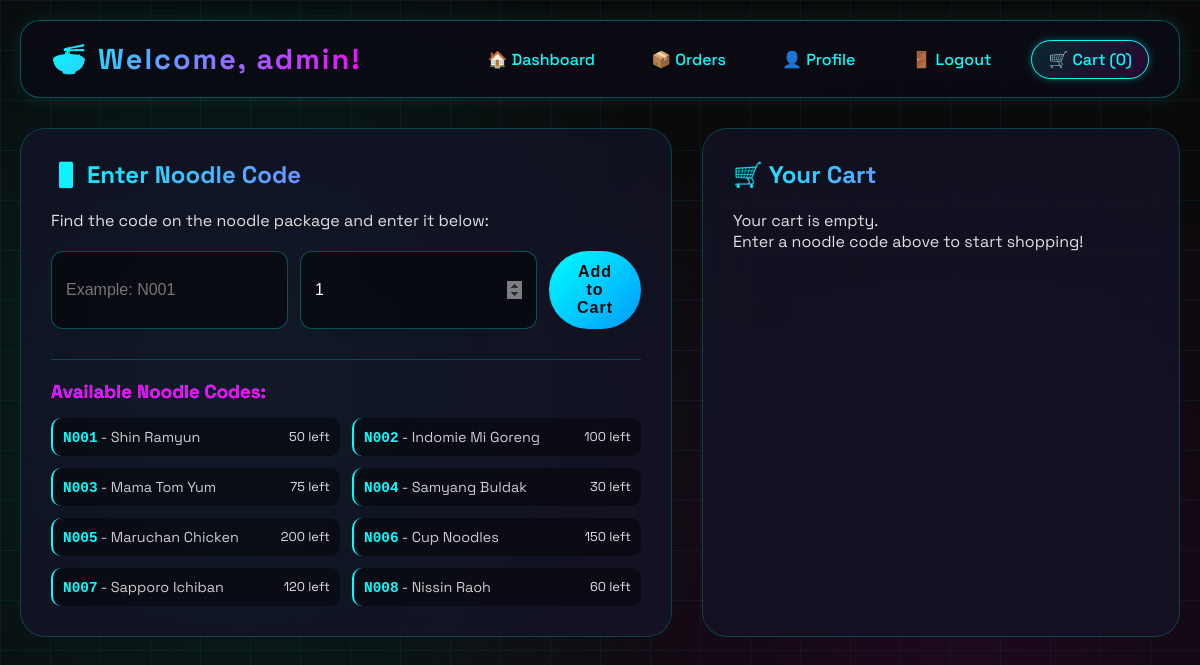
/dashboard.php (signed in), run on the app's committed database.
### tables this page shows
CREATE TABLE noodles (
    id INT AUTO_INCREMENT PRIMARY KEY,
    code VARCHAR(20) UNIQUE NOT NULL,
    name VARCHAR(100) NOT NULL,
    brand VARCHAR(50),
    price DECIMAL(10,2) NOT NULL,
    stock INT DEFAULT 0,
    image VARCHAR(255),
    description TEXT,
    created_at TIMESTAMP DEFAULT CURRENT_TIMESTAMP
);

### includes/functions.php (called while the page is built, shortened)
<?php
function getCartCount() {
    $count = 0;
    return $count;
}
?>

### dashboard.php (the view, shortened to what this page needs)
<?php
require_once 'includes/functions.php';
$cart_count = getCartCount();
?>
<!DOCTYPE html>
<html lang="en">
<head>
    <link rel="stylesheet" href="assets/style.css">
</head>
<body>
    <div class="container">
        <header>
            <div class="logo">
                <h1>🍜 Welcome, <?php echo htmlspecialchars($_SESSION['username']); ?>!</h1>
            </div>
            <div class="nav-links">
                <a href="dashboard.php">🏠 Dashboard</a>
                <a href="order-history.php">📦 Orders</a>
                <a href="profile.php">👤 Profile</a>
                <a href="logout.php">🚪 Logout</a>
                <a href="cart.php" class="cart-link">🛒 Cart (<?php echo $cart_count; ?>)</a>
            </div>
        </header>
        <div class="dashboard-layout">
            <div class="enter-noodle">
                <h2>📱 Enter Noodle Code</h2>
                <div class="instruction">
                    <p>Find the code on the noodle package and enter it below:</p>
                </div>
                <form method="POST">
                    <div class="input-group">
                        <input type="text" name="noodle_code" placeholder="Example: N001" required>
                        <input type="number" name="quantity" placeholder="Qty" min="1" value="1" required>
                        <button type="submit" name="add_to_cart" class="btn btn-primary">Add to Cart</button>
                    </div>
                </form>
                <div class="noodle-reference">
                    <h3>Available Noodle Codes:</h3>
                    <div class="code-list">
                        <?php
                        $result = $conn->query("SELECT code, name, stock FROM noodles ORDER BY code");
                        while ($n = $result->fetch_assoc()):
                        ?>
                        <div class="code-item">
                            <strong><?php echo $n['code']; ?></strong> - <?php echo $n['name']; ?>
                            <span class="stock-badge"><?php echo $n['stock']; ?> left</span>
                        </div>
                        <?php endwhile; ?>
                    </div>
                </div>
            </div>
            <div class="shopping-cart">
                <h2>🛒 Your Cart</h2>
                <?php if (empty($_SESSION['cart'])): ?>
                    <div class="empty-cart">
                        <p>Your cart is empty.</p>
                        <p>Enter a noodle code above to start shopping!</p>
                    </div>
                <?php endif; ?>
            </div>
        </div>
    </div>
</body>
</html>

### assets/style.css (style rules this page uses)
* { margin: 0; padding: 0; box-sizing: border-box; }
body { font-family: 'Space Grotesk', 'Segoe UI', monospace; background: #0a0a0a; min-height: 100vh; position: relative; color: #e0e0e0; }
body::before { content: ''; position: fixed; top: 0; left: 0; width: 100%; height: 100%; background-image: linear-gradient(rgba(0, 255, 255, 0.05) 1px, transparent 1px), linear-gradient(90deg, rgba(0, 255, 255, 0.05) 1px, transparent 1px); background-size: 50px 50px; pointer-events: none; z-index: 0; }
body::after { content: ''; position: fixed; top: 0; left: 0; width: 100%; height: 100%; background: radial-gradient(circle at 20% 50%, rgba(0, 255, 255, 0.1) 0%, transparent 50%), radial-gradient(circle at 80% 80%, rgba(255, 0, 255, 0.08) 0%, transparent 50%); pointer-events: none; z-index: 0; }
.container { max-width: 1400px; margin: 0 auto; padding: 20px; position: relative; z-index: 1; }
header { background: rgba(10, 10, 20, 0.8); backdrop-filter: blur(10px); border-radius: 20px; padding: 20px 30px; margin-bottom: 30px; border: 1px solid rgba(0, 255, 255, 0.3); box-shadow: 0 0 20px rgba(0, 255, 255, 0.1); display: flex; justify-content: space-between; align-items: center; flex-wrap: wrap; transition: all 0.3s ease; }
header .logo h1 { background: linear-gradient(135deg, #00ffff, #ff00ff); -webkit-background-clip: text; background-clip: text; color: transparent; font-size: 1.8rem; letter-spacing: 2px; }
.nav-links a { margin-left: 20px; text-decoration: none; color: #00ffff; font-weight: 500; transition: all 0.3s; padding: 8px 16px; border-radius: 30px; position: relative; overflow: hidden; }
.nav-links a::before { content: ''; position: absolute; bottom: 0; left: 0; width: 0; height: 2px; background: #ff00ff; transition: width 0.3s ease; }
.cart-link { background: linear-gradient(135deg, #00ffff20, #ff00ff20); border: 1px solid #00ffff; box-shadow: 0 0 10px rgba(0, 255, 255, 0.3); }
.btn { display: inline-block; padding: 12px 28px; border-radius: 40px; text-decoration: none; font-weight: 600; transition: all 0.3s; border: none; cursor: pointer; font-size: 1rem; letter-spacing: 1px; position: relative; overflow: hidden; }
.btn-primary { background: linear-gradient(135deg, #00ffff, #0099ff); color: #0a0a0a; font-weight: bold; }
.dashboard-layout { display: grid; grid-template-columns: 1fr 1.5fr; gap: 30px; }
.enter-noodle, .shopping-cart { background: rgba(20, 20, 40, 0.7); backdrop-filter: blur(10px); border-radius: 25px; padding: 30px; border: 1px solid rgba(0, 255, 255, 0.2); }
.enter-noodle h2, .shopping-cart h2 { background: linear-gradient(135deg, #00ffff, #ff00ff); -webkit-background-clip: text; background-clip: text; color: transparent; margin-bottom: 20px; font-size: 1.5rem; }
.instruction p { color: #cccccc; margin-bottom: 20px; }
.input-group { display: flex; gap: 12px; margin-bottom: 25px; }
.input-group input { flex: 1; padding: 14px; background: rgba(0, 0, 0, 0.5); border: 1px solid rgba(0, 255, 255, 0.3); border-radius: 12px; color: white; font-size: 1rem; }
.noodle-reference { margin-top: 30px; border-top: 1px solid rgba(0, 255, 255, 0.2); padding-top: 20px; }
.noodle-reference h3 { color: #ff00ff; margin-bottom: 15px; }
.code-list { display: grid; grid-template-columns: repeat(2, 1fr); gap: 12px; margin-top: 10px; }
.code-item { padding: 10px; background: rgba(0, 0, 0, 0.4); border-radius: 10px; font-size: 0.9rem; color: #cccccc; border-left: 2px solid #00ffff; }
.code-item strong { color: #00ffff; font-family: monospace; }
.stock-badge { float: right; color: #00ff88; font-size: 0.8rem; }
.empty-cart p { color: #888888; }
p, span, li, .step p, .instruction p, .demo-credentials p, .order-info p { color: #e0e0e0 !important; }
a { color: #00ffff; text-decoration: none; }
h1, h2, h3, h4 { background: linear-gradient(135deg, #00ffff, #ff00ff); -webkit-background-clip: text; background-clip: text; color: transparent; }

### data on the page
noodles: code "N001", name "Shin Ramyun", stock "50"
noodles: code "N002", name "Indomie Mi Goreng", stock "100"
noodles: code "N003", name "Mama Tom Yum", stock "75"
noodles: code "N004", name "Samyang Buldak", stock "30"
noodles: code "N005", name "Maruchan Chicken", stock "200"
noodles: code "N006", name "Cup Noodles", stock "150"
noodles: code "N007", name "Sapporo Ichiban", stock "120"
noodles: code "N008", name "Nissin Raoh", stock "60"

### other printed values
$cart_count "0"
